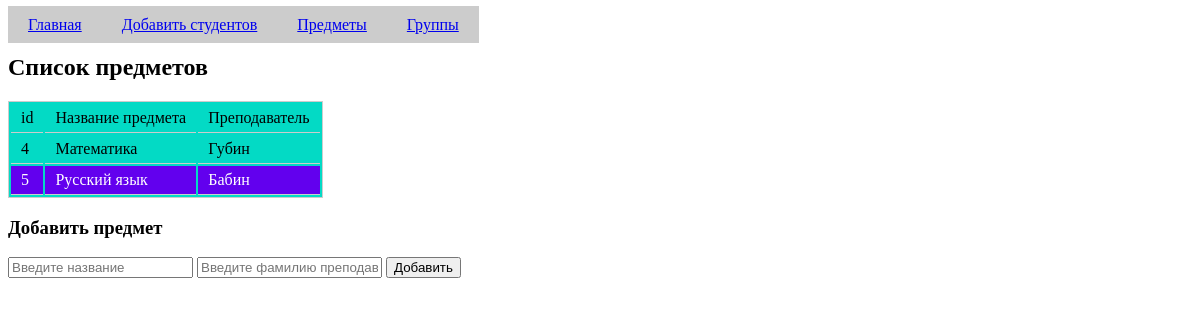
Before: /subjects.php with the older database file.
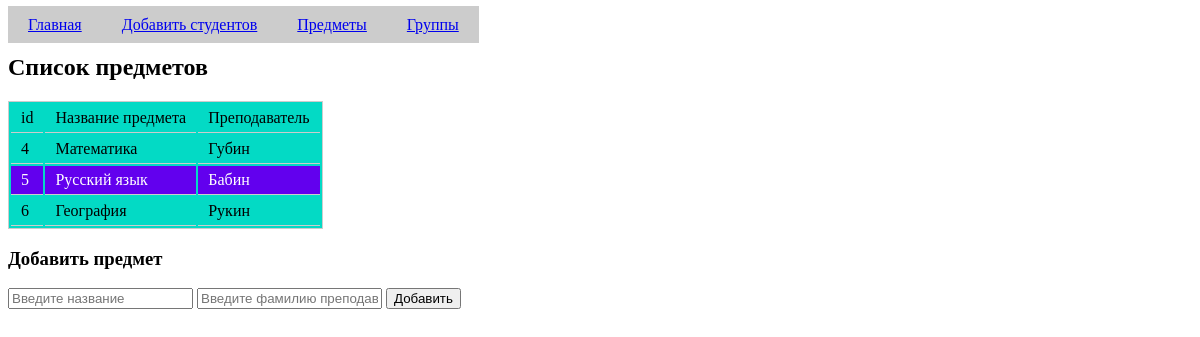
After: the same page with the newer database file.
### tables this page shows
CREATE TABLE `subjects` (
  `id` int(10) NOT NULL,
  `title` varchar(255) NOT NULL,
  `full_name` varchar(255) NOT NULL
);

### qwery/getSubjects.php (called while the page is built, shortened)
<?php include 'config.php'; ?>
<?php
	$my_data = $db->query("SELECT * FROM subjects");
	$subjectsArr = [];
?>

### subjects.php (the view)
<?php include 'header.php'; ?>
<h2> Список предметов </h2>
<?php
include $_SERVER['DOCUMENT_ROOT'].'/qwery/getSubjects.php';
?>
<table class="main-table">
    <thead>
        <tr>
            <td>id</td>
            <td>Название предмета</td>
            <td>Преподаватель</td>
        </tr>
    </thead>
    <tbody>
        <?php foreach($subjectsArr as $key => $value) {?>
            <tr>
                <td> <?= $value['id']?> </td>
                <td> <?= $value['title']?> </td>
                <td> <?= $value['full_name']?> </td>
            </tr>
        <?php } ?>
    </tbody>
</table>
<form  action="qwery/add-subjects.php" method="POST">
	<h3>Добавить предмет</h3>
	<input type="text" name="title" placeholder="Введите название">
	<input type="text" name="fullname" placeholder="Введите фамилию преподавателя">
	<button>Добавить</button>
</form>
<?php include 'footer.php'; ?>

Changed rows visible on the page:
added subjects: id "6", title "География", full_name "Рукин"
